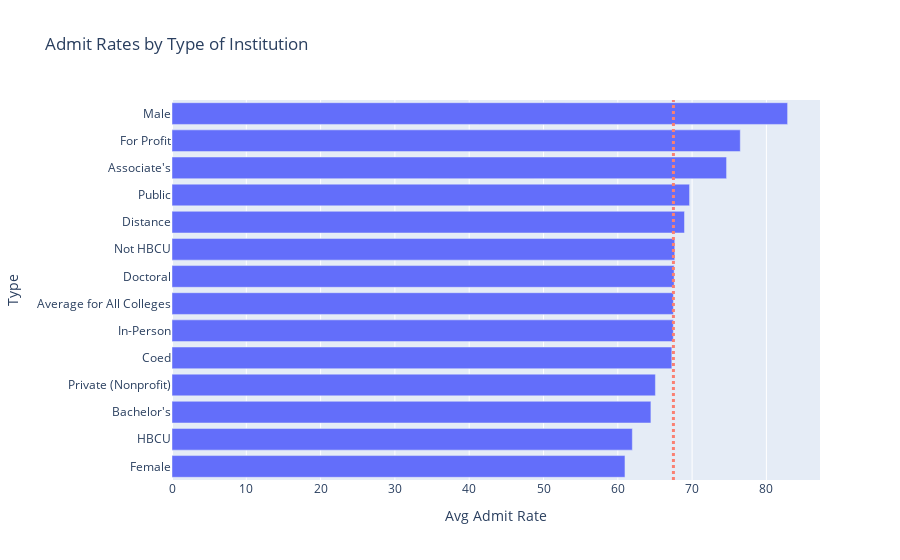

Notebook code for this chart:
### Markdown cell above
# Next up, who gets into college? A look at rates of admission

### Code cell
#Calculate avg admit rates for various types of colleges
means2 = df1.groupby('CONTROL')['ADM_RATE_ALL'].mean()*100
mean_HBCU = df1.groupby('HBCU')['ADM_RATE_ALL'].mean()*100
mean_gender = df1.groupby('Gender')['ADM_RATE_ALL'].mean()*100
mean_dist = df1.groupby('DISTANCEONLY')['ADM_RATE_ALL'].mean()*100
mean_bydeg = df1.groupby('HIGHDEG')['ADM_RATE_ALL'].mean()*100
admit_rates_by_type = (means2, mean_HBCU, mean_gender, mean_dist, mean_bydeg) #group the above

#Build a dataframe and include the overall average admit rate
avgadm = df1['ADM_RATE_ALL'].mean()*100
admit_types = pd.DataFrame(list(admit_rates_by_type)).T.bfill(axis=1)[['ADM_RATE_ALL']]
new_row = pd.DataFrame(data={'ADM_RATE_ALL':avgadm}, index=['Average for All Colleges'])
admit_types.columns = ['Avg Admit Rate', 'c1', 'c2', 'c3','c4']
admit_types = pd.concat([admit_types, new_row]).bfill(axis=1)
admit_types = admit_types.drop(columns=['c1','c2','c3','c4','ADM_RATE_ALL']).sort_values(by='Avg Admit Rate')

#Now let's graph them
fig = px.bar(admit_types, x='Avg Admit Rate', y=admit_types.index, orientation='h', labels={'index':'Type'}, title='Admit Rates by Type of Institution')
fig.add_shape(type='line', line_color='salmon', line_width=3, opacity=1, line_dash='dot', y0=0, y1=1, yref='paper', x0=avgadm, x1=avgadm)
fig.show()

### Figure 1 — Plotly figure (JSON) as saved in the notebook; plotly's stock layout.template omitted (floating-point values rounded to 4 significant figures)
{"data": [{"alignmentgroup": "True", "hovertemplate": "Avg Admit Rate=%{x}<br>Type=%{y}<extra></extra>", "legendgroup": "", "marker": {"color": "#636efa"}, "name": "", "offsetgroup": "", "orientation": "h", "showlegend": false, "textposition": "auto", "type": "bar", "x": [60.96, 61.96, 64.46, 65.06, 67.27, 67.48, 67.49, 67.58, 67.67, 68.98, 69.66, 74.64, 76.49, 82.85], "xaxis": "x", "y": ["Female", "HBCU", "Bachelor's", "Private (Nonprofit)", "Coed", "In-Person", "Average for All Colleges", "Doctoral", "Not HBCU", "Distance", "Public", "Associate's", "For Profit", "Male"], "yaxis": "y"}], "layout": {"barmode": "relative", "legend": {"tracegroupgap": 0}, "shapes": [{"line": {"color": "salmon", "dash": "dot", "width": 3}, "opacity": 1, "type": "line", "x0": 67.49, "x1": 67.49, "y0": 0, "y1": 1, "yref": "paper"}], "title": {"text": "Admit Rates by Type of Institution"}, "xaxis": {"anchor": "y", "domain": [0, 1], "title": {"text": "Avg Admit Rate"}}, "yaxis": {"anchor": "x", "domain": [0, 1], "title": {"text": "Type"}}}}
